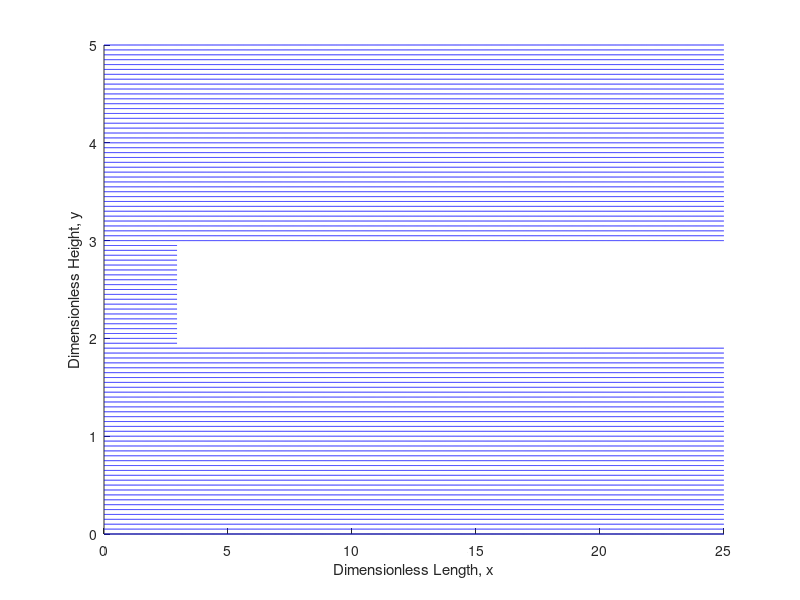

This figure's MATLAB source: (Note: this script raises an error after producing the figure.)
%Main code

clear all;
clc;
close all;

%% Initilize
% Parameters
tic
D_o = 0.2; %Size of square cylinder
vel_o = 0.05; %Velocity (u)
nu = 10^-4.; %Kinematic Viscosity 
Lx_o = 5.; %Length in x
Ly_o = 1; %Length in y
xc_o = 0.7; %Distance of square cylinder from x
yc_o = 0.5; %Distance of square cylinder from y
dx_o = 0.01; %Increment in x
dy_o = 0.01; %Increment in y
N = (Lx_o/dx_o)+1; %Number of grid points in x
M = (Ly_o/dy_o)+1; %Number of grid points in y
tmax_o = 100.; %Maximum time needed
Re = (vel_o*D_o)/nu; %Reynolds number based on smallest dimension?
cfl = 0.3; %CFL condition
sig = 0.6; %Sigma condition

% Non-Dimensionalize parameters
vel_scale = vel_o; %new velocity scale
l_scale = D_o; %new length scale

D = D_o/l_scale;   % Dimensionless diameter of square
Lx = Lx_o/l_scale;   % Dimensionless length of domain 
Ly = Ly_o/l_scale;   % Dimensionless height of domain
xc = xc_o/l_scale;   % Dimensionless location of square (x)
yc = yc_o/l_scale;   % Dimensionless location of square (x)
dx = dx_o/l_scale; % Dimensionless delta x
dy = dy_o/l_scale; % Dimensionless delta y
vel = vel_o/vel_scale;   % Dimensionless u velocity

tmax = tmax_o * (vel_scale/l_scale); %Dimensionless maximum time [0,5,10,20,40,100];

%% Time plot variables

T_o = [5,10,20,40,100]; %Time plots needed
T = T_o *(vel_scale/l_scale); %Dimensionless time plots
ti = 2; %Plots start at 2, plot 1 taken up by t=0

%% Setup of variables and initilize

u = zeros(N,M); %initilize u
v = zeros(N,M); %initilize u
F1C = zeros(N,M); %initilize F1C
F2C = zeros(N,M); %initilize F2C
F1V = zeros(N,M); %initilize F1V
F2V = zeros(N,M); %initilize F2V
P = zeros(N,M); %initilize P

u = u+vel; %inital condition, u starts with vel everywhere
PO = 0; %inlet pressure condition
a = [0, -5/9,-153/128]; %a coefficient - not needed in loop

%% Creating VOF

%Square cylinder occurs at
xi = (round((xc -(D/2))/dx)) : round(((xc +(D/2))/dx)); %x values of square cylinder
yj = (round((yc -(D/2))/dy)) : round(((yc +(D/2))/dy)); %y values of square cylinder

VOF = ones(N,M); %Initlize with all ones
for i = xi(1):xi(end)
    for j = yj(1):yj(end)   
VOF (i,j) = 0; %Add zeros to parts that the square cyclinder occurs
    end
end

%% Creating grid of x and y points

[x,y] = meshgrid(0:dx:Lx,0:dy:Ly); %meshgrid of x and y values at each point
starty = 0:dy:Ly; %strealines start from all y points
startx = zeros(1,M); %x starts from 0 for streamline function

%Creating t = 0 plot
figure(1)
u = u .* VOF; %removing velocity terms from inside square cylinder
v = v .* VOF; %removing velocity terms from inside square cylinder
streamline(x,y,u',v',startx,starty); %ploting steamline function
xlabel('Dimensionless Length, x')
ylabel('Dimensionless Height, y')

%% Calculate A

A1 = A(dx,dy,N,M); %Calculate A matrix

%% Loop in time

t=0; %Time starting at 0
nt = 1; %Number of time points start
while t < tmax %start of time loop
dt = min([cfl*min([min(dx./max((abs(u)))),min(dy./max((abs(v))))]),sig*min([dx^2/nu,dy^2/nu])]); %calcuation of dt with CFL and sigma conditions
fprintf('t = %f\n',t) %print total time

b = [(1/3)*dt, (15/16)*dt, (8/15)*dt]; %coefficient b
c = [3/dt, 12/(5*dt), 4/dt]; %coefficient c

G1 = zeros(N,M); %Reset after every timestep
G2 = zeros(N,M); %Reset after every timestep

for k = 1:3 %Loop in coefficient values / Runge-Kutta 3rd order
    
[F1C,F2C,F1V,F2V] = F(F1C,F2C,F1V,F2V,Re,u,v,dx,dy,N,M); %Convective and Viscous flux

    G1 = (a(k)*G1) + F1C + F1V; %Sum of Convective and Viscous flux with amendment
    G2 = (a(k)*G2) + F2C + F2V; %Sum of Convective and Viscous flux with amendment
    W1 = u + (b(k)*G1); %Initial correction
    W2 = v + (b(k)*G2); %Initial correction

%i=1 Inlet Boundary condition (velocity)
    W1(1,:) = 1;
    W2(1,:) = 0;  

%j=1 Bottom Boundary condition (velocity)
    W2(:,1) = 0; 

%j=M Top Boundary condition (velocity)
    W2(:,M) = 0;    
    
    W1 = W1 .* VOF; %removing velocity terms from inside square cylinder
    W2 = W2 .* VOF; %removing velocity terms from inside square cylinder

B1 = B(PO,c,k,W1,W2,dx,dy,N,M); %calculating c(k)*dWi/dXi
B2 = reshape(B1,((N-1)*M),1); %reshape to convert to column matrix

    P1 = A1\B2; %Solve for pressure
    P1 = reshape(P1,N-1,M); %Reshape to add inlet pressure
    P = [zeros(1,M);P1]; %Add inlet pressure

    u = U(W1,c,k,P,dx,dy,N,M,VOF); %new u velocity
    v = V(W2,c,k,P,dx,dy,N,M,VOF); %new v velocity

end

t = t+dt; %total time

%% Plotting each graph and time needed
if t >= T(ti) %Finding plotted time needed against total time

figure(ti) %new figure for every plot
streamline(x,y,u',v',startx,starty); %streamline plot
xlabel('Dimensionless Length, x')
ylabel('Dimensionless Height, y')
pause(1) %Pause to show figures
ti=ti+1; %next figure and time for new plot
end

vel_u_st(nt) = u(240,38); %plotting u velocity at i=240 j=30
vel_v_st(nt) = v(240,38); %plotting v velocity at i=240 j=30
dt_st(nt) = dt; %saving each dt
nt = nt+1; %total time steps
end
toc

%% Strouhal number

DT_st = mean(dt_st(1:end)); %average dt of all time
nt_st = 19/DT_st; %number of timestep vortex shedding is stable at
VEL_u_st = vel_u_st(nt_st:end); %u velocity from when vortex shedding is stable
fs=1/DT_st; %sampling frequency
X=abs(fft(VEL_u_st))/length(VEL_u_st); %fourier transform 

F = 0:(fs/(length(VEL_u_st)-1)):fs; %frequency domain

FF = F(2:(end)); %remove first 0 value from frequency domain
XX = X(2:(end)); %remove first value from fourier transform domain

[Y,N] = max(XX); %finding maximum vortex shedding value and position
St = FF(N); %use vortex shedding position to find frequency and thus Strouhal number

%% Change of u in time

figure(ti) %New figure 1 after the last
plot(linspace(0,(nt)*(DT_st/(vel_scale/l_scale)),nt-1),vel_u_st) %Create timescale within plot to match velocity vector
xlabel('Time [s]')
ylabel('Dimensionless Velocity, u')
